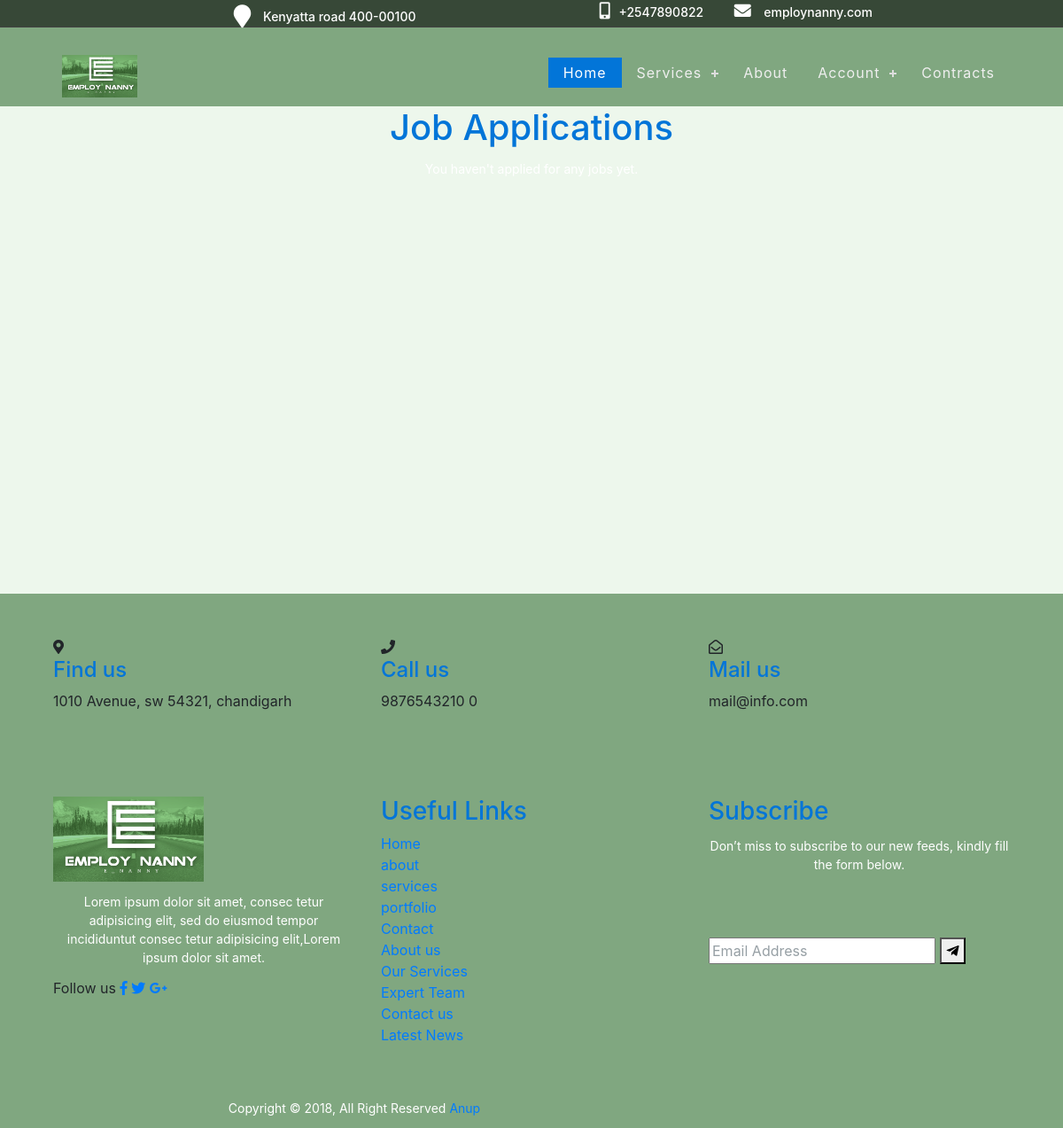
Before: /job_application_status (signed in) with the older database file.
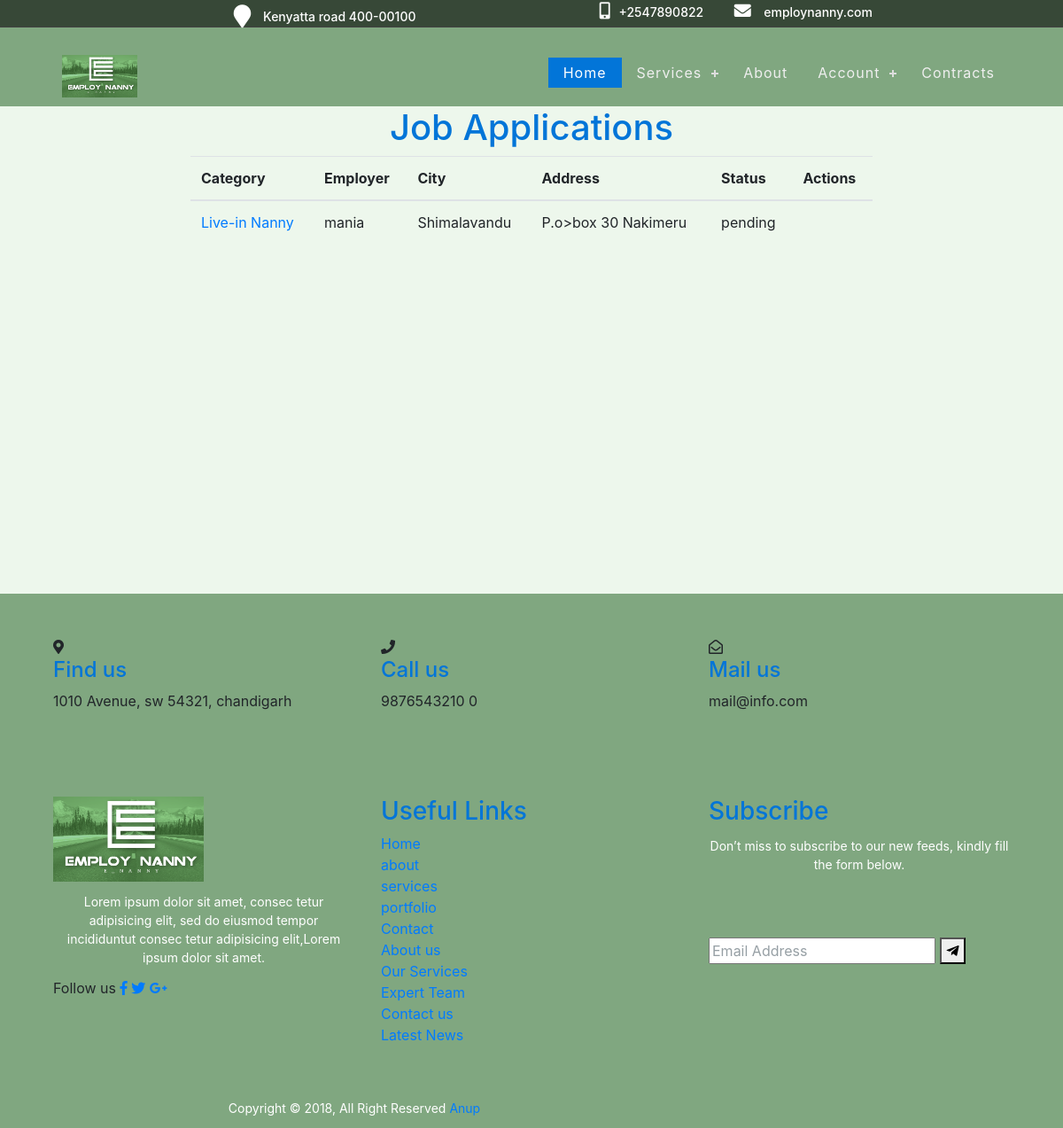
After: the same page with the newer database file.
### jobapp/models.py (models this page shows, shortened)
class JobApplication(models.Model):
    job = models.ForeignKey(jobModel, on_delete=models.CASCADE)
    nanny = models.ForeignKey(NannyDetails, on_delete=models.CASCADE)
    status = models.CharField(
        max_length=20, choices=CONTRACT_STATUS, default='pending')
    notes = models.TextField(blank=True)

class jobModel(models.Model):
    employer = models.ForeignKey(User, on_delete=models.CASCADE)
    category = models.CharField(max_length=100, choices=CATEGORIES)
    city = models.CharField(max_length=100)
    addresss = models.CharField(max_length=100)
    salary = models.CharField(max_length=100)
    language = models.CharField(max_length=100)
    nanny_age = models.CharField(max_length=100, choices=AGE_GROUP_CHOICES)
    hours_per_day = models.IntegerField(default=2)
    start_date = models.DateField()
    years_of_experience = models.IntegerField(default=0)
    duration = models.CharField(max_length=100, choices=CONTRACT_DURATION)
    date_posted = models.DateTimeField(auto_now_add=True)
    job_description = models.TextField(blank=True)

### jobapp/views.py (the view)
# urls.py: path("job_application_status", views.application_status,
def application_status(request):
    nanny = request.user.nannydetails
    job_applications = JobApplication.objects.filter(nanny=nanny)
    context = {"job_applications": job_applications}
    for job_application in job_applications:
        contract = None
        try:
            contract = ContractModel.objects.get(
                job=job_application.job, nanny=nanny)
        except ContractModel.DoesNotExist:
            pass
        job_application.contract = contract
        context["contract"] = contract
    return render(request, 'jobapp/application_status.html', context)

### jobapp/templates/jobapp/application_status.html (shortened to what this page needs)
{% extends 'jobapp/base.html' %}
{% block content %}
<div class="container status-height">
  <h1>Job Applications</h1>
  {% if job_applications %}
    <table class="table">
      <thead>
        <tr>
          <th>Category</th>
          <th>Employer</th>
          <th>City</th>
          <th>Address</th>
          <th>Status</th>
          <th>Actions</th>
        </tr>
      </thead>
      <tbody>
        {% for job_application in job_applications %}
          <tr>
            <td><a href="{% url 'job_detail' job_id=job_application.job.id %}">{{ job_application.job.category }}</a></td>
            <td>{{ job_application.job.employer.username }}</td>
            <td>{{ job_application.job.city }}</td>
            <td>{{ job_application.job.addresss }}</td>
            <td>{{ job_application.status }}</td>
            <td>
            </td>
          </tr>
        {% endfor %}
      </tbody>
    </table>
  {% else %}
    <p>You haven't applied for any jobs yet.</p>
  {% endif %}
</div>
{% endblock content %}

Changed rows visible on the page:
added JobApplication: job.category "Live-in Nanny", job.employer.username "mania", job.city "Shimalavandu", job.addresss "P.o>box 30 Nakimeru", status "pending"
Other visible differences:
text now shown: "Category Employer City Address Status Actions"
